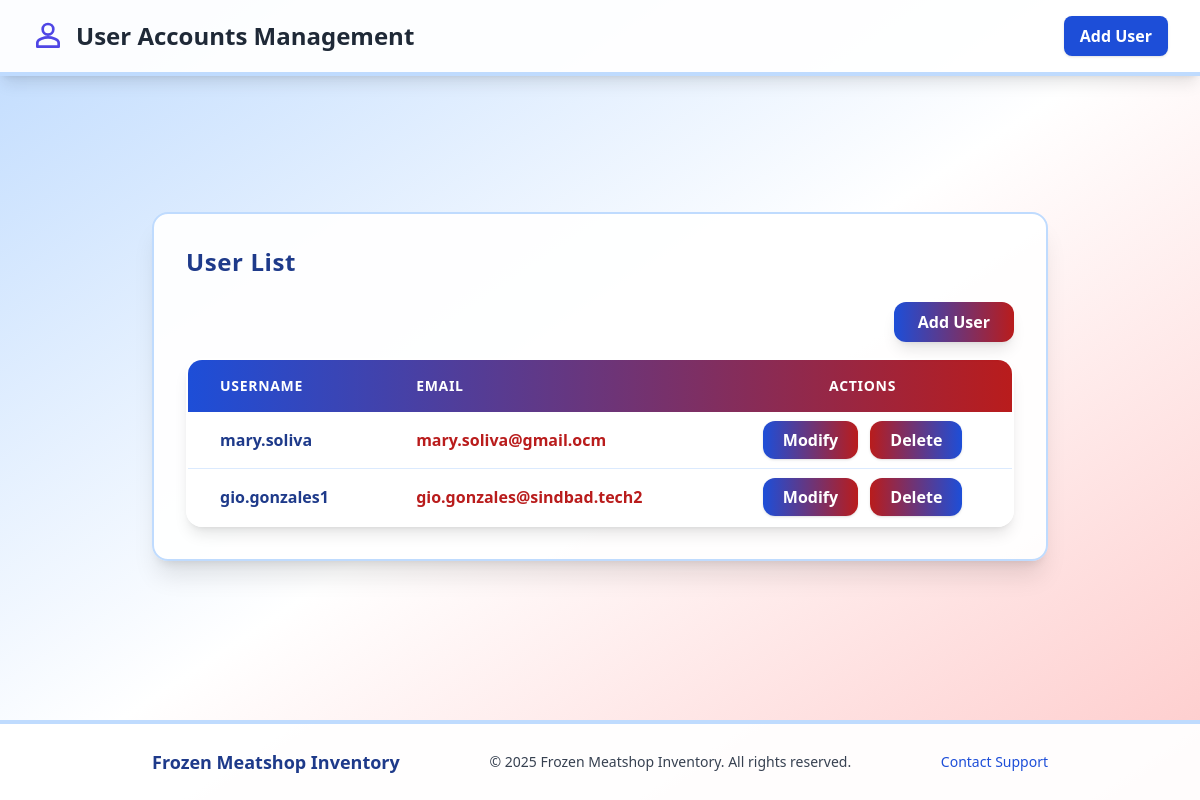
Screenshot of /users with the database file from the repository.
### tables this page shows
CREATE TABLE users (id INTEGER NOT NULL PRIMARY KEY, username TEXT NOT NULL, email TEXT UNIQUE NOT NULL, password TEXT NOT NULL, created_at TEXT DEFAULT CURRENT_TIMESTAMP);

### src/Views.php (called while the page is built, shortened)
<?php
class Views
{
    public static function render(string $viewFileName, array $data = []): void
    {
        extract($data);
        $cwd = getcwd();
        include $cwd . "/src/views/{$viewFileName}";
        return;
    }
}

### src/controllers/UserController.php (called while the page is built, shortened)
<?php
class UserController
{
    public function index()
    {
        $userModel = new User();
        $users = $userModel->getUsers();
        Views::render('users.php', ['users' => $users]);
    }
}

### index.php (called while the page is built, shortened)
<?php
$router = new router();
$router->get('/login', [auth_controller::class, 'showLoginForm']);
$router->get('/signup', [auth_controller::class, 'signup']);
$router->get('/dashboard', [DashboardController::class, 'index']);
$router->get('/inventory', [DashboardController::class, 'inventory']);
$router->get('/add-user', [UserController::class, 'show']);
$router->get('/', [LandingController::class, 'index']);
$router->get('/error', [LandingController::class, 'error']);
$router->get('/users', [UserController::class, 'index']);
$router->get('/users/delete', [UserController::class, 'indexDestroy']);
$router->get('/users/edit', [UserController::class, 'indexEdit']);
$router->get('/shop', [ProductController::class, 'index']);
$router->get('/cart', [CartController::class, 'index']);
$router->get('/sales', [DashboardController::class, 'sales']);
$router->get('/sales/data', [ProductController::class, 'sales']);
$router->post('/cart/checkout', [CartController::class, 'checkout']);
$router->post('/cart/remove', [CartController::class, 'removeCartItem']);
$router->post('/cart/add', [ProductController::class, 'addCart']);
$router->post('/delete/user', [UserController::class, 'destroy']);
$router->post('/edit/user', [UserController::class, 'update']);
$router->post('/signin', [auth_controller::class, 'signin']);
$router->post('/signup', [auth_controller::class, 'register']);
$router->post('/add-product', [ProductController::class, 'store']);
$router->post('/edit-product', [ProductController::class, 'update']);
$router->post('/delete-product', [ProductController::class, 'destroy']);
$router->post('/add-user', [UserController::class, 'store']);
$router->post('/logout', [auth_controller::class, 'logout']);
$router->dispatch();

### src/models/db.php (called while the page is built, shortened)
<?php
class DB
{
    private $database;
    public function __construct($dbFile = "./../../database/database.db")
    {
        try {
            $cwd = getcwd();
            $dbFile = $cwd . '/database/database.db';
            $this->database = new \PDO("sqlite:" . $dbFile);
            $this->database->setAttribute(PDO::ATTR_ERRMODE, PDO::ERRMODE_EXCEPTION);
        } catch (Exception $e) {
            die("Database connection failed: " .  $e->getMessage());
        }
    }
    public function getConnection(): PDO
    {
        return $this->database;
    }
}

### src/models/User.php (called while the page is built, shortened)
<?php
class User
{
    public $table = 'users';
    private $dbConnection;
    public function __construct()
    {
        $this->dbConnection = (new DB())->getConnection();
    }
    public function getUsers()
    {
        $result = $this->dbConnection->query("SELECT email, username, id from {$this->table}");
        $users = $result->fetchAll(PDO::FETCH_ASSOC);
        return $users;
    }
}

### src/views/users.php (the view, shortened to what this page needs)
<!DOCTYPE html>
<html lang="en">
<head>
    <script src="https://cdn.tailwindcss.com"></script>
</head>
<body class="min-h-screen bg-gradient-to-br from-blue-200 via-white to-red-200 flex flex-col">
    <nav class="bg-white bg-opacity-95 shadow-lg py-4 px-8 flex items-center justify-between border-b-4 border-blue-200">
        <div class="flex items-center space-x-3">
            <svg class="w-8 h-8 text-indigo-600" fill="none" stroke="currentColor" stroke-width="2" viewBox="0 0 24 24"><path stroke-linecap="round" stroke-linejoin="round" d="M12 11c2.21 0 4-1.79 4-4s-1.79-4-4-4-4 1.79-4 4 1.79 4 4 4zm0 2c-2.67 0-8 1.34-8 4v3h16v-3c0-2.66-5.33-4-8-4z"/></svg>
            <span class="text-2xl font-bold text-gray-800">User Accounts Management</span>
        </div>
        <div class="flex items-center space-x-4">
            <a href="/add-user" class="bg-blue-700 text-white px-4 py-2 rounded-lg font-bold shadow hover:bg-blue-900 transition">Add User</a>
        </div>
    </nav>
    <main class="flex-1 flex flex-col items-center justify-center px-4 py-12">
        <div class="w-full max-w-4xl bg-white bg-opacity-95 rounded-2xl shadow-xl p-8 mt-10 border-2 border-blue-200">
            <h2 class="text-2xl font-extrabold text-blue-900 mb-6 tracking-wide">User List</h2>
            <div class="flex justify-end mb-4">
                <a href="/add-user" class="bg-gradient-to-r from-blue-700 to-red-700 text-white px-6 py-2 rounded-xl font-bold shadow-lg hover:from-blue-900 hover:to-red-800 transition-all duration-200">Add User</a>
            </div>
            <div class="overflow-x-auto rounded-2xl shadow-lg">
                <table class="min-w-full bg-white rounded-2xl overflow-hidden border-2 border-blue-100">
                    <thead>
                        <tr class="bg-gradient-to-r from-blue-700 to-red-700 text-white">
                            <th class="px-8 py-4 text-left text-sm font-bold uppercase tracking-wider">Username</th>
                            <th class="px-8 py-4 text-left text-sm font-bold uppercase tracking-wider">Email</th>
                            <th class="px-8 py-4 text-center text-sm font-bold uppercase tracking-wider">Actions</th>
                        </tr>
                    </thead>
                    <tbody>
                         <?php foreach ($users as $user):?>
                        <?php
                            $params = [
                              'username' => $user['username'],
                              'email'    => $user['email'],
                              'id'       => $user['id'],
                            ];
                            $url = "/users/edit?" . http_build_query($params);
                        ?>
                        <tr class="hover:bg-blue-50 transition-all duration-150">
                            <td class="px-8 py-4 whitespace-nowrap text-blue-900 font-semibold border-b border-blue-100"><?php echo $user['username']?></td>
                            <td class="px-8 py-4 whitespace-nowrap text-red-700 font-bold border-b border-blue-100"><?php echo $user['email']?></td>
                            <td class="px-8 py-4 whitespace-nowrap text-center border-b border-blue-100">
                                <a href="<?php echo htmlspecialchars($url, ENT_QUOTES, 'UTF-8');?>" class="bg-gradient-to-r from-blue-700 to-red-700 text-white px-5 py-2 rounded-xl font-bold shadow hover:from-blue-900 hover:to-red-800 transition-all duration-150 mr-2">Modify</a>
                                <a href="/users/delete?user_id=<?php echo urlencode(htmlspecialchars($user['id'])); ?>" class="bg-gradient-to-r from-red-700 to-blue-700 text-white px-5 py-2 rounded-xl font-bold shadow hover:from-red-900 hover:to-blue-800 transition-all duration-150">Delete</a>
                            </td>
                        </tr>
                        <?php endforeach; ?>
                    </tbody>
                </table>
            </div>
        </div>
    </main>
    <footer class="bg-white bg-opacity-95 text-gray-700 text-center py-6 mt-16 border-t-4 border-blue-200">
        <div class="max-w-4xl mx-auto flex flex-col md:flex-row items-center justify-between">
            <span class="font-bold text-blue-900 text-lg">Frozen Meatshop Inventory</span>
            <span class="text-sm mt-2 md:mt-0">&copy; <?php echo date('Y'); ?> Frozen Meatshop Inventory. All rights reserved.</span>
            <a href="mailto:support@example.com" class="text-blue-700 hover:underline text-sm">Contact Support</a>
        </div>
    </footer>
</body>
</html>

### src/views/users.php (style rules this page uses)
body { background: linear-gradient(135deg, #e3f2fd 0%, #b3e5fc 60%, #b71c1c 100%); }

### rows the page displays
users: username "mary.soliva", email "mary.soliva@gmail.ocm"
users: username "gio.gonzales1", email "gio.gonzales@sindbad.tech2"
